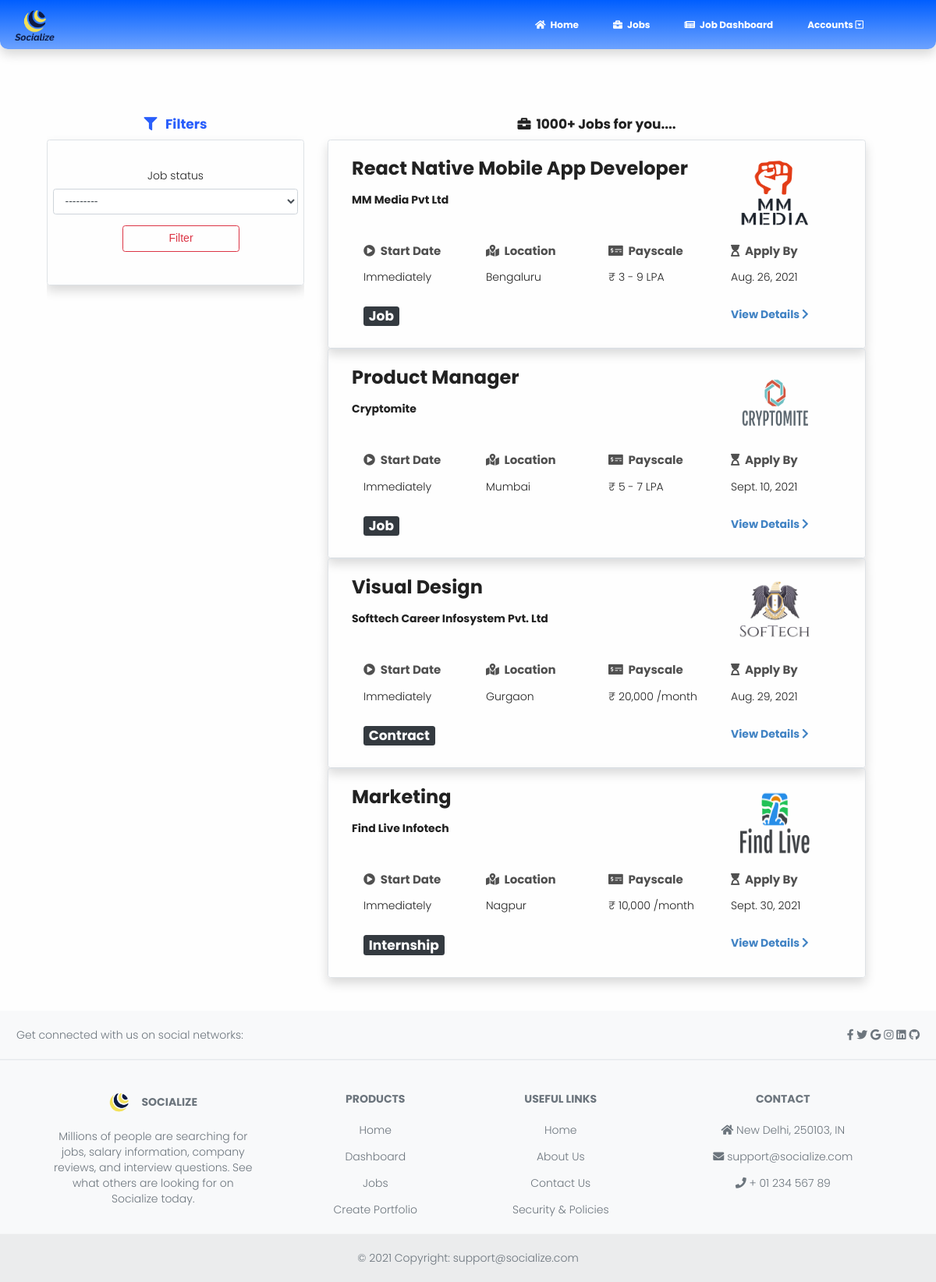
The app's page /job/ (signed in) with its own data.
### job/models.py (models this page shows, shortened)
class Job(models.Model):
    company_name = models.CharField(max_length = 15000)
    job_title = models.CharField(max_length = 600)
    education = models.CharField(max_length = 17000, default='', null = True, blank = True)
    company_logo = models.ImageField(upload_to = 'upload/company_profile/')
    experience = models.IntegerField()
    industry = models.CharField(max_length = 120000, default='', null = True, blank = True)
    company_description = RichTextField()
    job_details = RichTextField()
    location = models.CharField(max_length = 12000, default='', null = True, blank = True)
    recruiter = models.CharField(max_length = 4500, default='', null = True, blank = True)
    contact = models.CharField(max_length = 12000, default = '', null = True, blank = True)
    payrate = models.CharField(max_length = 1500, default='', null = True, blank = True)
    updated = models.DateTimeField(auto_now = True)
    created = models.DateTimeField(auto_now_add = True)
    skills_tag = TaggableManager()
    job_status = models.CharField(max_length = 150, choices = JOBSTATUS_CHOICES)
    apply_by = models.DateField()
    Duration = models.IntegerField(null = True, blank = True)

### job/views.py (the view)
# urls.py: path('', Jobpage, name = "job_page"),
def Jobpage(request):
    customer = Profile.objects.get(user=request.user)
    qs = Job.objects.all()
    myFilter = JobFilter(request.GET, queryset = qs)
    qs = myFilter.qs
    data = {
        'customer': customer,
        'qs': qs,
        'myFilter': myFilter
    }
    return render(request, 'job.html', data)

### job/templates/job.html (shortened to what this page needs)
{% extends 'base.html' %}
{% load crispy_forms_tags %}
{% block content %}
    <div class = "container pt-5">
        <div class = "container row mt-5">
            <div class = "container col-lg-4">
                <div class = "overflow-auto overflow-primary" style = "max-height: 350px;" id = "filters">
                    <div class = "container text-center">
                        <p style = "color: rgb(41, 94, 251); font-weight: bold; font-size: 17px;"><i class="fas fa-filter mr-2"></i> Filters </p>
                    </div>
                    <div class = "container mt-2 mb-4 pt-4 pl-2 pr-2 border shadow rounded text-center">
                        <form method = "get" class = "mt-3 mb-5">
                            {{myFilter.form|crispy}}
                            <button type = "submit" class = "btn btn-md btn-outline-danger ml-3" style = "width: 150px;"> Filter </button>
                        </form>
                    </div>
                </div>
            </div>
            <div class = "container col-lg-8 mb-5">
                <div class = "container text-center mb-2">
                    <p style = "font-weight: bold; font-size: 17px;"><i class="fas fa-briefcase mr-2"></i></i>1000+ Jobs for you....<br /></p>
                </div>
                {% for job in qs %}
                    <div class = "container border shadow rounded pt-4 pb-4">
                        <div class = "container">
                            <div class = "row">
                                <div class = "col-lg-9">
                                    <h2> {{job.job_title}} </h2>
                                    <p style = "font-weight: bold;"> {{job.company_name}} </p>
                                </div>
                                <div class = "col-lg-1" style = "float: right;">
                                    <img style = "height: 90px; width: 95px;" src = "{{job.company_logo.url}}">
                                </div>
                            </div>
                            <div class = "container">
                                <div class = "row mt-2 mb-3" id = "mini_desc">
                                    <div class = "col-lg-3 mt-3 mb-3">
                                        <h4> <i class="fas fa-play-circle mr-1"></i> Start Date</h4>
                                        <p> Immediately </p>
                                    </div>
                                    <div class = "col-lg-3 mt-3 mb-3">
                                        <h4> <i class="fas fa-map-marked-alt mr-1"></i> Location </h4>
                                        <p> {{job.location}} </p>
                                    </div>
                                    <div class = "col-lg-3 mt-3 mb-3">
                                        <h4> <i class="fas fa-money-check-alt mr-1"></i> Payscale</h4>
                                        <p> ₹ {{job.payrate}} </p>
                                    </div>
                                    <div class = "col-lg-3 mt-3 mb-3">
                                        <h4> <i class="fas fa-hourglass-start mr-1"></i> Apply By</h4>
                                        <p> {{job.apply_by}} </p>
                                    </div>
                                </div>
                            </div>
                            <div class = "container-fluid mt-3 mb-2">
                                <div class = "row">
                                    <div class = "col-lg-9">
                                        <h1 class = "badge badge-dark" style = "font-size: 17px;"> {{job.job_status}} </h1>
                                    </div>
                                    <div class = "col-lg-3">
                                        <a href = "{% url 'job_detail' job.pk %}"><p style = "font-weight: bold;"> View Details <i class="fas fa-chevron-right"></i> </p></a>
                                    </div>
                                </div>
                            </div>
                        </div>
                    </div>
                {% endfor %}
            </div>
        </div>
    </div>
{% endblock %}

### templates/base.html (style rules this page uses)
body { min-height: 100vh; font-family: 'Poppins', sans-serif; font-weight: 300; background-color: rgb(254, 254, 254); }
h1, h2, h3, h4, h5, h6, p span { font-family: 'Poppins', sans-serif; font-weight: 700; }

### job/templates/job.html (style rules this page uses)
#filters { position: sticky; top:0; }
#mini_desc h4 { color: #505050; }

### records on screen
Job: job_title "React Native Mobile App Developer", company_name "MM Media Pvt Ltd", company_logo (picture), location "Bengaluru", payrate "3 - 9 LPA", apply_by "Aug. 26, 2021", job_status "Job"
Job: job_title "Product Manager", company_name "Cryptomite", company_logo (picture), location "Mumbai", payrate "5 - 7 LPA", apply_by "Sept. 10, 2021", job_status "Job"
Job: job_title "Visual Design", company_name "Softtech Career Infosystem Pvt. Ltd", company_logo (picture), location "Gurgaon", payrate "20,000 /month", apply_by "Aug. 29, 2021", job_status "Contract"
Job: job_title "Marketing", company_name "Find Live Infotech", company_logo (picture), location "Nagpur", payrate "10,000 /month", apply_by "Sept. 30, 2021", job_status "Internship"
